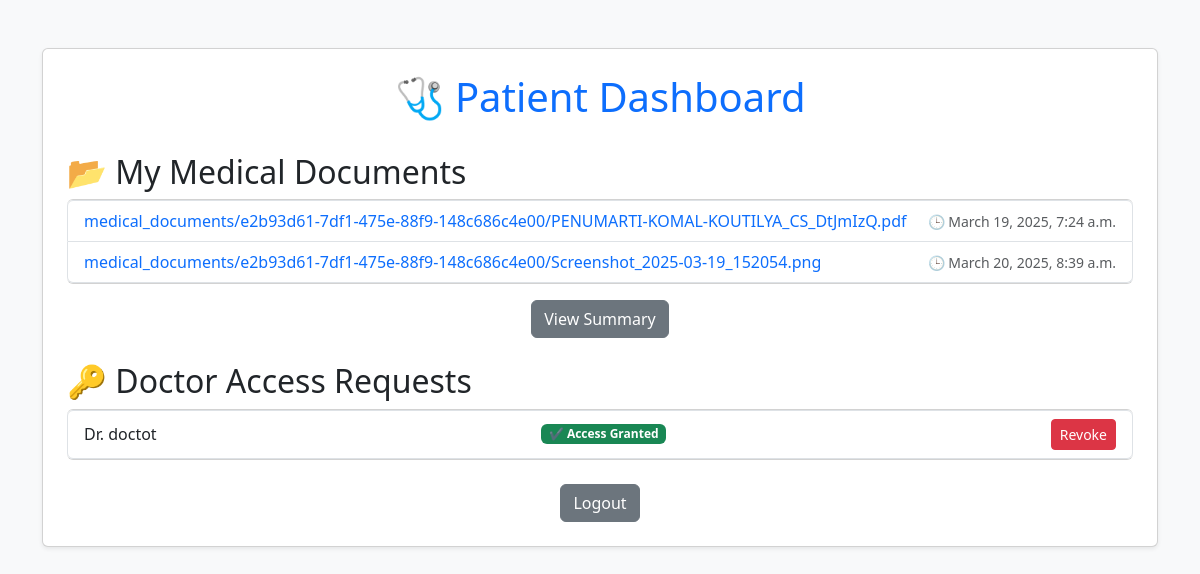
Screenshot of /dashboard/user/ (signed in) with the database file from the repository.
### mediconnect/models.py (models this page shows, shortened)
class MedicalDocument(models.Model):
    user = models.ForeignKey(User, on_delete=models.CASCADE, related_name="documents")
    hospital = models.ForeignKey(
        User,
        on_delete=models.CASCADE,
        related_name="uploaded_documents",
        limit_choices_to={"role": "hospital"},
    )
    document = models.FileField(upload_to=user_directory_path)
    document_summary=models.TextField(default="") #new updated by @komalkoutilya
    document_severity=models.IntegerField(
        choices=[
            (0,'0'),
            (1,'1'),
            (2,'2'),
            (3,'3'),
            (4,'4'),
            (5,'5'),
            (6,'6'),
            (7,'7'),
            (8,'8'),
            (9,'9'),
        ],
        default=0
    ) #new updated by @komalkoutilya
    uploaded_at = models.DateTimeField(auto_now_add=True)

class DoctorAccessRequest(models.Model):
    doctor = models.ForeignKey(
        User, on_delete=models.CASCADE, related_name="access_requests"
    )
    patient = models.ForeignKey(
        User, on_delete=models.CASCADE, related_name="access_requests_received"
    )
    hash_link = models.CharField(
        max_length=255, unique=True
    )  # Unique link for approval
    approved = models.BooleanField(default=False)
    revoked = models.BooleanField(default=False)  # Track revoked access
    created_at = models.DateTimeField(auto_now_add=True)

class User(AbstractUser):
    ROLE_CHOICES = (
        ("user", "User"),
        ("doctor", "Doctor"),
        ("hospital", "Hospital"),
    )
    unique_id = models.UUIDField(
        default=uuid.uuid4, editable=False, unique=True
    )  # Unique ID for each user
    role = models.CharField(max_length=10, choices=ROLE_CHOICES)
    hospital = models.ForeignKey(
        "User",  # Change "Hospital" to "User"
        on_delete=models.SET_NULL,
        null=True,
        blank=True,
        limit_choices_to={"role": "hospital"},  # Only allow hospital users
    )

### mediconnect/views.py (the view)
# urls.py: path("dashboard/user/", user_dashboard, name="user_dashboard"),
@login_required
def user_dashboard(request):
    if request.user.role != "user":
        return redirect("dashboard_redirect")
    documents = MedicalDocument.objects.filter(user=request.user)
    access_requests = DoctorAccessRequest.objects.filter(patient=request.user).only(
        "id", "doctor", "hash_link", "approved"
    )
    return render(
        request,
        "mediconnect/user_dashboard.html",
        {"documents": documents, "access_requests": access_requests, "patient": request.user}
    )

### mediconnect/templates/mediconnect/user_dashboard.html (shortened to what this page needs)
<!DOCTYPE html>
<html lang="en">
  <head>
    <link
      href="https://cdn.jsdelivr.net/npm/bootstrap@5.3.2/dist/css/bootstrap.min.css"
      rel="stylesheet"
    />
  </head>
  <body class="bg-light">
    <div class="container mt-5">
      <div class="card shadow-sm p-4">
        <h1 class="text-center text-primary">🩺 Patient Dashboard</h1>
        <h2 class="mt-4">📂 My Medical Documents</h2>
        {% if documents %}
        <ul class="list-group">
          {% for doc in documents %}
          <li
            class="list-group-item d-flex justify-content-between align-items-center"
          >
            <a href="{{ doc.document.url }}" class="text-decoration-none">
              {{ doc.document.name }}
            </a>
            <span class="text-muted small">🕒 {{ doc.uploaded_at }}</span>
          </li>
          {% endfor %}
        </ul>
        <div class="text-center mt-3">
          <a href="{% url 'user_complete_summary' user_id=patient.unique_id %}" class="btn btn-secondary"
            >View Summary</a
          >
        </div>
        {% else %}
        <p class="text-muted">No documents available.</p>
        {% endif %}
        <h2 class="mt-4">🔑 Doctor Access Requests</h2>
        {% if access_requests %}
        <ul class="list-group">
          {% for request in access_requests %}
          <li
            class="list-group-item d-flex justify-content-between align-items-center"
          >
            <span>Dr. {{ request.doctor.username }}</span>
            {% if request.approved %}
            <span class="badge bg-success">✔ Access Granted</span>
            <a
              href="{% url 'revoke_access' request.id %}"
              class="btn btn-danger btn-sm"
              >Revoke</a
            >
            {% endif %}
          </li>
          {% endfor %}
        </ul>
        {% else %}
        <p class="text-muted">No pending requests.</p>
        {% endif %}
        <div class="text-center mt-4">
          <a href="{% url 'logout' %}" class="btn btn-secondary">Logout</a>
        </div>
      </div>
    </div>
  </body>
</html>

### rows the page displays
MedicalDocument: document.name "medical_documents/e2b93d61-7df1-475e-88f9-148c686c4e00/PENUMARTI-KOMAL-KOUTILYA_CS_DtJmIzQ.pdf", uploaded_at "March 19, 2025, 7:24 a.m."
MedicalDocument: document.name "medical_documents/e2b93d61-7df1-475e-88f9-148c686c4e00/Screenshot_2025-03-19_152054.png", uploaded_at "March 20, 2025, 8:39 a.m."
DoctorAccessRequest: doctor.username "doctot", approved "✔ Access Granted"
